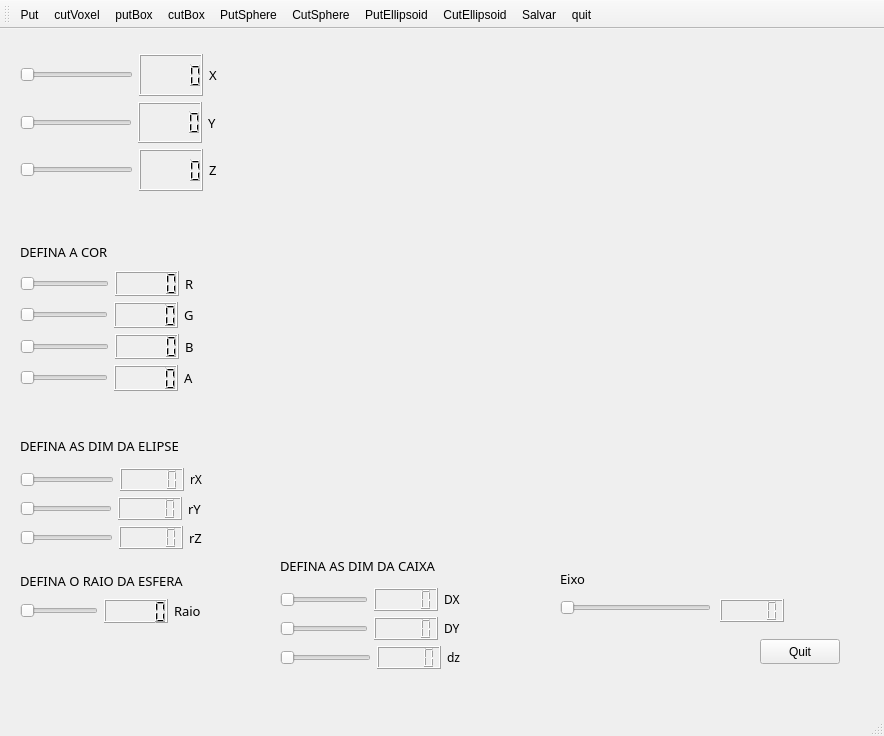
<?xml version="1.0" encoding="UTF-8"?>
<ui version="4.0">
 <class>MainWindow</class>
 <widget class="QMainWindow" name="MainWindow">
  <property name="geometry">
   <rect>
    <x>0</x>
    <y>0</y>
    <width>884</width>
    <height>736</height>
   </rect>
  </property>
  <property name="windowTitle">
   <string>MainWindow</string>
  </property>
  <widget class="QWidget" name="centralwidget">
   <widget class="Plotter" name="widgetP" native="true">
    <property name="geometry">
     <rect>
      <x>250</x>
      <y>20</y>
      <width>591</width>
      <height>481</height>
     </rect>
    </property>
   </widget>
   <widget class="QWidget" name="layoutWidget">
    <property name="geometry">
     <rect>
      <x>20</x>
      <y>25</y>
      <width>197</width>
      <height>137</height>
     </rect>
    </property>
    <layout class="QVBoxLayout" name="verticalLayout_4">
     <item>
      <layout class="QVBoxLayout" name="verticalLayout_3">
       <item>
        <layout class="QVBoxLayout" name="verticalLayout_2">
         <item>
          <layout class="QHBoxLayout" name="horizontalLayout_6">
           <item>
            <widget class="QSlider" name="horizontalSliderX">
             <property name="orientation">
              <enum>Qt::Horizontal</enum>
             </property>
            </widget>
           </item>
           <item>
            <widget class="QLCDNumber" name="lcdNumber_7"/>
           </item>
           <item>
            <widget class="QLabel" name="label_6">
             <property name="font">
              <font>
               <family>Bebas Neue</family>
               <pointsize>10</pointsize>
              </font>
             </property>
             <property name="text">
              <string>X</string>
             </property>
            </widget>
           </item>
          </layout>
         </item>
         <item>
          <layout class="QHBoxLayout" name="horizontalLayout_7">
           <item>
            <widget class="QSlider" name="horizontalSliderY">
             <property name="orientation">
              <enum>Qt::Horizontal</enum>
             </property>
            </widget>
           </item>
           <item>
            <widget class="QLCDNumber" name="lcdNumber_5"/>
           </item>
           <item>
            <widget class="QLabel" name="label_7">
             <property name="font">
              <font>
               <family>Bebas Neue</family>
               <pointsize>10</pointsize>
              </font>
             </property>
             <property name="text">
              <string>Y</string>
             </property>
            </widget>
           </item>
          </layout>
         </item>
         <item>
          <layout class="QHBoxLayout" name="horizontalLayout_8">
           <item>
            <widget class="QSlider" name="horizontalSliderZ">
             <property name="orientation">
              <enum>Qt::Horizontal</enum>
             </property>
            </widget>
           </item>
           <item>
            <widget class="QLCDNumber" name="lcdNumber_6"/>
           </item>
           <item>
            <widget class="QLabel" name="label_8">
             <property name="font">
              <font>
               <family>Bebas Neue</family>
               <pointsize>10</pointsize>
              </font>
             </property>
             <property name="text">
              <string>Z</string>
             </property>
            </widget>
           </item>
          </layout>
         </item>
        </layout>
       </item>
      </layout>
     </item>
    </layout>
   </widget>
   <widget class="QWidget" name="layoutWidget">
    <property name="geometry">
     <rect>
      <x>20</x>
      <y>210</y>
      <width>174</width>
      <height>152</height>
     </rect>
    </property>
    <layout class="QVBoxLayout" name="verticalLayout">
     <item>
      <layout class="QHBoxLayout" name="horizontalLayout">
       <item>
        <widget class="QLabel" name="label">
         <property name="font">
          <font>
           <family>Bebas Neue</family>
           <pointsize>10</pointsize>
          </font>
         </property>
         <property name="text">
          <string>DEFINA A COR</string>
         </property>
        </widget>
       </item>
       <item>
        <widget class="RGB" name="widgetCor" native="true"/>
       </item>
      </layout>
     </item>
     <item>
      <layout class="QHBoxLayout" name="horizontalLayout_2">
       <item>
        <widget class="QSlider" name="horizontalSliderR">
         <property name="maximum">
          <number>255</number>
         </property>
         <property name="orientation">
          <enum>Qt::Horizontal</enum>
         </property>
        </widget>
       </item>
       <item>
        <widget class="QLCDNumber" name="lcdNumber_4">
         <property name="enabled">
          <bool>true</bool>
         </property>
         <property name="maximumSize">
          <size>
           <width>250</width>
           <height>250</height>
          </size>
         </property>
        </widget>
       </item>
       <item>
        <widget class="QLabel" name="label_2">
         <property name="font">
          <font>
           <family>Bebas Neue</family>
           <pointsize>10</pointsize>
          </font>
         </property>
         <property name="text">
          <string>R</string>
         </property>
        </widget>
       </item>
      </layout>
     </item>
     <item>
      <layout class="QHBoxLayout" name="horizontalLayout_3">
       <item>
        <widget class="QSlider" name="horizontalSliderG">
         <property name="maximum">
          <number>255</number>
         </property>
         <property name="orientation">
          <enum>Qt::Horizontal</enum>
         </property>
        </widget>
       </item>
       <item>
        <widget class="QLCDNumber" name="lcdNumber_3"/>
       </item>
       <item>
        <widget class="QLabel" name="label_3">
         <property name="font">
          <font>
           <family>Bebas Neue</family>
           <pointsize>10</pointsize>
          </font>
         </property>
         <property name="text">
          <string>G</string>
         </property>
        </widget>
       </item>
      </layout>
     </item>
     <item>
      <layout class="QHBoxLayout" name="horizontalLayout_4">
       <item>
        <widget class="QSlider" name="horizontalSliderB">
         <property name="maximum">
          <number>255</number>
         </property>
         <property name="orientation">
          <enum>Qt::Horizontal</enum>
         </property>
        </widget>
       </item>
       <item>
        <widget class="QLCDNumber" name="lcdNumber"/>
       </item>
       <item>
        <widget class="QLabel" name="label_4">
         <property name="font">
          <font>
           <family>Bebas Neue</family>
           <pointsize>10</pointsize>
          </font>
         </property>
         <property name="text">
          <string>B</string>
         </property>
        </widget>
       </item>
      </layout>
     </item>
     <item>
      <layout class="QHBoxLayout" name="horizontalLayout_5">
       <item>
        <widget class="QSlider" name="horizontalSliderA">
         <property name="maximum">
          <number>255</number>
         </property>
         <property name="orientation">
          <enum>Qt::Horizontal</enum>
         </property>
        </widget>
       </item>
       <item>
        <widget class="QLCDNumber" name="lcdNumber_2"/>
       </item>
       <item>
        <widget class="QLabel" name="label_5">
         <property name="font">
          <font>
           <family>Bebas Neue</family>
           <pointsize>10</pointsize>
          </font>
         </property>
         <property name="text">
          <string>A</string>
         </property>
        </widget>
       </item>
      </layout>
     </item>
    </layout>
   </widget>
   <widget class="QWidget" name="layoutWidget">
    <property name="geometry">
     <rect>
      <x>20</x>
      <y>400</y>
      <width>182</width>
      <height>120</height>
     </rect>
    </property>
    <layout class="QVBoxLayout" name="verticalLayout_6">
     <item>
      <widget class="QLabel" name="label_9">
       <property name="font">
        <font>
         <family>Bebas Neue</family>
         <pointsize>10</pointsize>
         <weight>50</weight>
         <italic>false</italic>
         <bold>false</bold>
        </font>
       </property>
       <property name="text">
        <string>DEFINA AS DIM DA ELIPSE</string>
       </property>
      </widget>
     </item>
     <item>
      <layout class="QVBoxLayout" name="verticalLayout_5">
       <item>
        <layout class="QHBoxLayout" name="horizontalLayout_9">
         <item>
          <widget class="QSlider" name="horizontalSliderRx">
           <property name="orientation">
            <enum>Qt::Horizontal</enum>
           </property>
          </widget>
         </item>
         <item>
          <widget class="QLCDNumber" name="lcdNumber_8"/>
         </item>
         <item>
          <widget class="QLabel" name="label_10">
           <property name="font">
            <font>
             <family>Bebas Neue</family>
             <pointsize>9</pointsize>
            </font>
           </property>
           <property name="text">
            <string>rX</string>
           </property>
          </widget>
         </item>
        </layout>
       </item>
       <item>
        <layout class="QHBoxLayout" name="horizontalLayout_10">
         <item>
          <widget class="QSlider" name="horizontalSliderRy">
           <property name="orientation">
            <enum>Qt::Horizontal</enum>
           </property>
          </widget>
         </item>
         <item>
          <widget class="QLCDNumber" name="lcdNumber_9"/>
         </item>
         <item>
          <widget class="QLabel" name="label_11">
           <property name="font">
            <font>
             <family>Bebas Neue</family>
             <pointsize>10</pointsize>
            </font>
           </property>
           <property name="text">
            <string>rY</string>
           </property>
          </widget>
         </item>
        </layout>
       </item>
       <item>
        <layout class="QHBoxLayout" name="horizontalLayout_11">
         <item>
          <widget class="QSlider" name="horizontalSliderRz">
           <property name="orientation">
            <enum>Qt::Horizontal</enum>
           </property>
          </widget>
         </item>
         <item>
          <widget class="QLCDNumber" name="lcdNumber_10"/>
         </item>
         <item>
          <widget class="QLabel" name="label_12">
           <property name="font">
            <font>
             <family>Bebas Neue</family>
             <pointsize>10</pointsize>
            </font>
           </property>
           <property name="text">
            <string>rZ</string>
           </property>
          </widget>
         </item>
        </layout>
       </item>
      </layout>
     </item>
    </layout>
   </widget>
   <widget class="QWidget" name="layoutWidget">
    <property name="geometry">
     <rect>
      <x>20</x>
      <y>540</y>
      <width>181</width>
      <height>54</height>
     </rect>
    </property>
    <layout class="QVBoxLayout" name="verticalLayout_7">
     <item>
      <widget class="QLabel" name="label_14">
       <property name="font">
        <font>
         <family>Bebas Neue</family>
         <pointsize>10</pointsize>
         <weight>50</weight>
         <italic>false</italic>
         <bold>false</bold>
        </font>
       </property>
       <property name="text">
        <string>DEFINA O RAIO DA ESFERA</string>
       </property>
      </widget>
     </item>
     <item>
      <layout class="QHBoxLayout" name="horizontalLayout_12">
       <item>
        <widget class="QSlider" name="horizontalSliderRaio">
         <property name="orientation">
          <enum>Qt::Horizontal</enum>
         </property>
        </widget>
       </item>
       <item>
        <widget class="QLCDNumber" name="lcdNumber_11"/>
       </item>
       <item>
        <widget class="QLabel" name="label_13">
         <property name="font">
          <font>
           <family>Bebas Neue</family>
           <pointsize>10</pointsize>
          </font>
         </property>
         <property name="text">
          <string>Raio</string>
         </property>
        </widget>
       </item>
      </layout>
     </item>
    </layout>
   </widget>
   <widget class="QWidget" name="layoutWidget">
    <property name="geometry">
     <rect>
      <x>280</x>
      <y>520</y>
      <width>180</width>
      <height>120</height>
     </rect>
    </property>
    <layout class="QVBoxLayout" name="verticalLayout_9">
     <item>
      <widget class="QLabel" name="label_18">
       <property name="font">
        <font>
         <family>Bebas Neue</family>
         <pointsize>10</pointsize>
         <weight>50</weight>
         <italic>false</italic>
         <bold>false</bold>
        </font>
       </property>
       <property name="text">
        <string>DEFINA AS DIM DA CAIXA</string>
       </property>
      </widget>
     </item>
     <item>
      <layout class="QVBoxLayout" name="verticalLayout_8">
       <item>
        <layout class="QHBoxLayout" name="horizontalLayout_13">
         <item>
          <widget class="QSlider" name="horizontalSliderDX">
           <property name="orientation">
            <enum>Qt::Horizontal</enum>
           </property>
          </widget>
         </item>
         <item>
          <widget class="QLCDNumber" name="lcdNumber_12"/>
         </item>
         <item>
          <widget class="QLabel" name="label_15">
           <property name="font">
            <font>
             <family>Bebas Neue</family>
             <pointsize>9</pointsize>
            </font>
           </property>
           <property name="text">
            <string>DX</string>
           </property>
          </widget>
         </item>
        </layout>
       </item>
       <item>
        <layout class="QHBoxLayout" name="horizontalLayout_14">
         <item>
          <widget class="QSlider" name="horizontalSliderDY">
           <property name="orientation">
            <enum>Qt::Horizontal</enum>
           </property>
          </widget>
         </item>
         <item>
          <widget class="QLCDNumber" name="lcdNumber_13"/>
         </item>
         <item>
          <widget class="QLabel" name="label_16">
           <property name="font">
            <font>
             <family>Bebas Neue</family>
             <pointsize>9</pointsize>
            </font>
           </property>
           <property name="text">
            <string>DY</string>
           </property>
          </widget>
         </item>
        </layout>
       </item>
       <item>
        <layout class="QHBoxLayout" name="horizontalLayout_15">
         <item>
          <widget class="QSlider" name="horizontalSliderDZ">
           <property name="orientation">
            <enum>Qt::Horizontal</enum>
           </property>
          </widget>
         </item>
         <item>
          <widget class="QLCDNumber" name="lcdNumber_14"/>
         </item>
         <item>
          <widget class="QLabel" name="label_17">
           <property name="font">
            <font>
             <family>Bebas Neue</family>
             <pointsize>9</pointsize>
            </font>
           </property>
           <property name="text">
            <string>dz</string>
           </property>
          </widget>
         </item>
        </layout>
       </item>
      </layout>
     </item>
    </layout>
   </widget>
   <widget class="QSlider" name="horizontalSlidereixo">
    <property name="geometry">
     <rect>
      <x>560</x>
      <y>570</y>
      <width>151</width>
      <height>18</height>
     </rect>
    </property>
    <property name="orientation">
     <enum>Qt::Horizontal</enum>
    </property>
   </widget>
   <widget class="QLCDNumber" name="lcdNumber_15">
    <property name="geometry">
     <rect>
      <x>720</x>
      <y>570</y>
      <width>64</width>
      <height>23</height>
     </rect>
    </property>
   </widget>
   <widget class="QPushButton" name="pushButtonQuit">
    <property name="geometry">
     <rect>
      <x>760</x>
      <y>610</y>
      <width>80</width>
      <height>25</height>
     </rect>
    </property>
    <property name="text">
     <string>Quit</string>
    </property>
   </widget>
   <widget class="QLabel" name="label_19">
    <property name="geometry">
     <rect>
      <x>560</x>
      <y>540</y>
      <width>178</width>
      <height>20</height>
     </rect>
    </property>
    <property name="font">
     <font>
      <family>Bebas Neue</family>
      <pointsize>10</pointsize>
      <weight>50</weight>
      <italic>false</italic>
      <bold>false</bold>
     </font>
    </property>
    <property name="text">
     <string>Eixo</string>
    </property>
   </widget>
  </widget>
  <widget class="QMenuBar" name="menubar">
   <property name="geometry">
    <rect>
     <x>0</x>
     <y>0</y>
     <width>884</width>
     <height>25</height>
    </rect>
   </property>
  </widget>
  <widget class="QStatusBar" name="statusbar"/>
  <widget class="QToolBar" name="toolBar">
   <property name="windowTitle">
    <string>toolBar</string>
   </property>
   <attribute name="toolBarArea">
    <enum>TopToolBarArea</enum>
   </attribute>
   <attribute name="toolBarBreak">
    <bool>false</bool>
   </attribute>
   <addaction name="actionPutVoxel"/>
   <addaction name="actioncutVoxel"/>
   <addaction name="actionputBox"/>
   <addaction name="actioncutBox"/>
   <addaction name="actionPutSphere"/>
   <addaction name="actionCutSphere"/>
   <addaction name="actionPutEllipsoid"/>
   <addaction name="actionCutEllipsoid"/>
   <addaction name="actionSalvar"/>
   <addaction name="actionquit"/>
  </widget>
  <action name="actionPutVoxel">
   <property name="text">
    <string>Put</string>
   </property>
  </action>
  <action name="actioncutVoxel">
   <property name="text">
    <string>cutVoxel</string>
   </property>
  </action>
  <action name="actionputBox">
   <property name="text">
    <string>putBox</string>
   </property>
  </action>
  <action name="actioncutBox">
   <property name="text">
    <string>cutBox</string>
   </property>
  </action>
  <action name="actionPutSphere">
   <property name="text">
    <string>PutSphere</string>
   </property>
  </action>
  <action name="actionCutSphere">
   <property name="text">
    <string>CutSphere</string>
   </property>
  </action>
  <action name="actionPutEllipsoid">
   <property name="text">
    <string>PutEllipsoid</string>
   </property>
  </action>
  <action name="actionCutEllipsoid">
   <property name="text">
    <string>CutEllipsoid</string>
   </property>
  </action>
  <action name="actionSalvar">
   <property name="text">
    <string>Salvar</string>
   </property>
  </action>
  <action name="actionquit">
   <property name="text">
    <string>quit</string>
   </property>
  </action>
 </widget>
 <customwidgets>
  <customwidget>
   <class>RGB</class>
   <extends>QWidget</extends>
   <header>rgb.h</header>
   <container>1</container>
   <slots>
    <slot>setR(int)</slot>
    <slot>setG(int)</slot>
    <slot>setB(int)</slot>
    <slot>setA(int)</slot>
   </slots>
  </customwidget>
  <customwidget>
   <class>Plotter</class>
   <extends>QWidget</extends>
   <header>plotter.h</header>
   <container>1</container>
   <slots>
    <signal>moveX(int)</signal>
    <signal>moveY(int)</signal>
    <signal>planeChosen(int)</signal>
    <slot>mudaFrequencia(int)</slot>
    <slot>changeRed(int)</slot>
    <slot>changeGreen(int)</slot>
    <slot>changeBlue(int)</slot>
    <slot>slot1()</slot>
    <slot>Desenho()</slot>
    <slot>AlteraAlfa(int)</slot>
    <slot>AlteraR(int)</slot>
    <slot>AlteraG(int)</slot>
    <slot>AlteraB(int)</slot>
   </slots>
  </customwidget>
 </customwidgets>
 <resources/>
 <connections>
  <connection>
   <sender>horizontalSliderR</sender>
   <signal>valueChanged(int)</signal>
   <receiver>lcdNumber_4</receiver>
   <slot>display(int)</slot>
   <hints>
    <hint type="sourcelabel">
     <x>38</x>
     <y>314</y>
    </hint>
    <hint type="destinationlabel">
     <x>119</x>
     <y>314</y>
    </hint>
   </hints>
  </connection>
  <connection>
   <sender>horizontalSliderG</sender>
   <signal>valueChanged(int)</signal>
   <receiver>lcdNumber_3</receiver>
   <slot>display(int)</slot>
   <hints>
    <hint type="sourcelabel">
     <x>38</x>
     <y>347</y>
    </hint>
    <hint type="destinationlabel">
     <x>121</x>
     <y>344</y>
    </hint>
   </hints>
  </connection>
  <connection>
   <sender>horizontalSliderB</sender>
   <signal>valueChanged(int)</signal>
   <receiver>lcdNumber</receiver>
   <slot>display(int)</slot>
   <hints>
    <hint type="sourcelabel">
     <x>39</x>
     <y>376</y>
    </hint>
    <hint type="destinationlabel">
     <x>122</x>
     <y>378</y>
    </hint>
   </hints>
  </connection>
  <connection>
   <sender>horizontalSliderA</sender>
   <signal>valueChanged(int)</signal>
   <receiver>lcdNumber_2</receiver>
   <slot>display(int)</slot>
   <hints>
    <hint type="sourcelabel">
     <x>38</x>
     <y>410</y>
    </hint>
    <hint type="destinationlabel">
     <x>120</x>
     <y>409</y>
    </hint>
   </hints>
  </connection>
  <connection>
   <sender>horizontalSliderZ</sender>
   <signal>valueChanged(int)</signal>
   <receiver>lcdNumber_6</receiver>
   <slot>display(int)</slot>
   <hints>
    <hint type="sourcelabel">
     <x>108</x>
     <y>189</y>
    </hint>
    <hint type="destinationlabel">
     <x>140</x>
     <y>187</y>
    </hint>
   </hints>
  </connection>
  <connection>
   <sender>horizontalSliderY</sender>
   <signal>valueChanged(int)</signal>
   <receiver>lcdNumber_5</receiver>
   <slot>display(int)</slot>
   <hints>
    <hint type="sourcelabel">
     <x>105</x>
     <y>146</y>
    </hint>
    <hint type="destinationlabel">
     <x>145</x>
     <y>132</y>
    </hint>
   </hints>
  </connection>
  <connection>
   <sender>horizontalSliderB</sender>
   <signal>valueChanged(int)</signal>
   <receiver>widgetCor</receiver>
   <slot>setB(int)</slot>
   <hints>
    <hint type="sourcelabel">
     <x>40</x>
     <y>376</y>
    </hint>
    <hint type="destinationlabel">
     <x>111</x>
     <y>287</y>
    </hint>
   </hints>
  </connection>
  <connection>
   <sender>horizontalSliderA</sender>
   <signal>valueChanged(int)</signal>
   <receiver>widgetCor</receiver>
   <slot>setA(int)</slot>
   <hints>
    <hint type="sourcelabel">
     <x>94</x>
     <y>410</y>
    </hint>
    <hint type="destinationlabel">
     <x>186</x>
     <y>284</y>
    </hint>
   </hints>
  </connection>
  <connection>
   <sender>horizontalSliderG</sender>
   <signal>valueChanged(int)</signal>
   <receiver>widgetCor</receiver>
   <slot>setG(int)</slot>
   <hints>
    <hint type="sourcelabel">
     <x>39</x>
     <y>340</y>
    </hint>
    <hint type="destinationlabel">
     <x>111</x>
     <y>287</y>
    </hint>
   </hints>
  </connection>
  <connection>
   <sender>horizontalSliderR</sender>
   <signal>valueChanged(int)</signal>
   <receiver>widgetCor</receiver>
   <slot>setR(int)</slot>
   <hints>
    <hint type="sourcelabel">
     <x>39</x>
     <y>304</y>
    </hint>
    <hint type="destinationlabel">
     <x>111</x>
     <y>284</y>
    </hint>
   </hints>
  </connection>
  <connection>
   <sender>horizontalSliderRx</sender>
   <signal>valueChanged(int)</signal>
   <receiver>lcdNumber_8</receiver>
   <slot>display(int)</slot>
   <hints>
    <hint type="sourcelabel">
     <x>107</x>
     <y>497</y>
    </hint>
    <hint type="destinationlabel">
     <x>122</x>
     <y>495</y>
    </hint>
   </hints>
  </connection>
  <connection>
   <sender>horizontalSliderRy</sender>
   <signal>valueChanged(int)</signal>
   <receiver>lcdNumber_9</receiver>
   <slot>display(int)</slot>
   <hints>
    <hint type="sourcelabel">
     <x>95</x>
     <y>528</y>
    </hint>
    <hint type="destinationlabel">
     <x>122</x>
     <y>528</y>
    </hint>
   </hints>
  </connection>
  <connection>
   <sender>horizontalSliderRz</sender>
   <signal>valueChanged(int)</signal>
   <receiver>lcdNumber_10</receiver>
   <slot>display(int)</slot>
   <hints>
    <hint type="sourcelabel">
     <x>105</x>
     <y>560</y>
    </hint>
    <hint type="destinationlabel">
     <x>121</x>
     <y>561</y>
    </hint>
   </hints>
  </connection>
  <connection>
   <sender>horizontalSliderRaio</sender>
   <signal>valueChanged(int)</signal>
   <receiver>lcdNumber_11</receiver>
   <slot>display(int)</slot>
   <hints>
    <hint type="sourcelabel">
     <x>94</x>
     <y>634</y>
    </hint>
    <hint type="destinationlabel">
     <x>110</x>
     <y>633</y>
    </hint>
   </hints>
  </connection>
  <connection>
   <sender>horizontalSliderDX</sender>
   <signal>valueChanged(int)</signal>
   <receiver>lcdNumber_12</receiver>
   <slot>display(int)</slot>
   <hints>
    <hint type="sourcelabel">
     <x>364</x>
     <y>619</y>
    </hint>
    <hint type="destinationlabel">
     <x>380</x>
     <y>617</y>
    </hint>
   </hints>
  </connection>
  <connection>
   <sender>horizontalSliderDY</sender>
   <signal>valueChanged(int)</signal>
   <receiver>lcdNumber_13</receiver>
   <slot>display(int)</slot>
   <hints>
    <hint type="sourcelabel">
     <x>365</x>
     <y>647</y>
    </hint>
    <hint type="destinationlabel">
     <x>380</x>
     <y>648</y>
    </hint>
   </hints>
  </connection>
  <connection>
   <sender>horizontalSliderDZ</sender>
   <signal>valueChanged(int)</signal>
   <receiver>lcdNumber_14</receiver>
   <slot>display(int)</slot>
   <hints>
    <hint type="sourcelabel">
     <x>364</x>
     <y>679</y>
    </hint>
    <hint type="destinationlabel">
     <x>378</x>
     <y>678</y>
    </hint>
   </hints>
  </connection>
  <connection>
   <sender>horizontalSliderX</sender>
   <signal>valueChanged(int)</signal>
   <receiver>lcdNumber_7</receiver>
   <slot>display(int)</slot>
   <hints>
    <hint type="sourcelabel">
     <x>105</x>
     <y>99</y>
    </hint>
    <hint type="destinationlabel">
     <x>143</x>
     <y>97</y>
    </hint>
   </hints>
  </connection>
  <connection>
   <sender>horizontalSliderR</sender>
   <signal>valueChanged(int)</signal>
   <receiver>widgetP</receiver>
   <slot>AlteraR(int)</slot>
   <hints>
    <hint type="sourcelabel">
     <x>71</x>
     <y>301</y>
    </hint>
    <hint type="destinationlabel">
     <x>278</x>
     <y>295</y>
    </hint>
   </hints>
  </connection>
  <connection>
   <sender>horizontalSliderG</sender>
   <signal>valueChanged(int)</signal>
   <receiver>widgetP</receiver>
   <slot>AlteraG(int)</slot>
   <hints>
    <hint type="sourcelabel">
     <x>101</x>
     <y>331</y>
    </hint>
    <hint type="destinationlabel">
     <x>268</x>
     <y>326</y>
    </hint>
   </hints>
  </connection>
  <connection>
   <sender>horizontalSliderB</sender>
   <signal>valueChanged(int)</signal>
   <receiver>widgetP</receiver>
   <slot>AlteraB(int)</slot>
   <hints>
    <hint type="sourcelabel">
     <x>88</x>
     <y>366</y>
    </hint>
    <hint type="destinationlabel">
     <x>267</x>
     <y>358</y>
    </hint>
   </hints>
  </connection>
  <connection>
   <sender>horizontalSliderA</sender>
   <signal>valueChanged(int)</signal>
   <receiver>widgetP</receiver>
   <slot>AlteraAlfa(int)</slot>
   <hints>
    <hint type="sourcelabel">
     <x>58</x>
     <y>400</y>
    </hint>
    <hint type="destinationlabel">
     <x>284</x>
     <y>427</y>
    </hint>
   </hints>
  </connection>
  <connection>
   <sender>horizontalSlidereixo</sender>
   <signal>valueChanged(int)</signal>
   <receiver>lcdNumber_15</receiver>
   <slot>display(int)</slot>
   <hints>
    <hint type="sourcelabel">
     <x>698</x>
     <y>632</y>
    </hint>
    <hint type="destinationlabel">
     <x>735</x>
     <y>636</y>
    </hint>
   </hints>
  </connection>
 </connections>
</ui>
